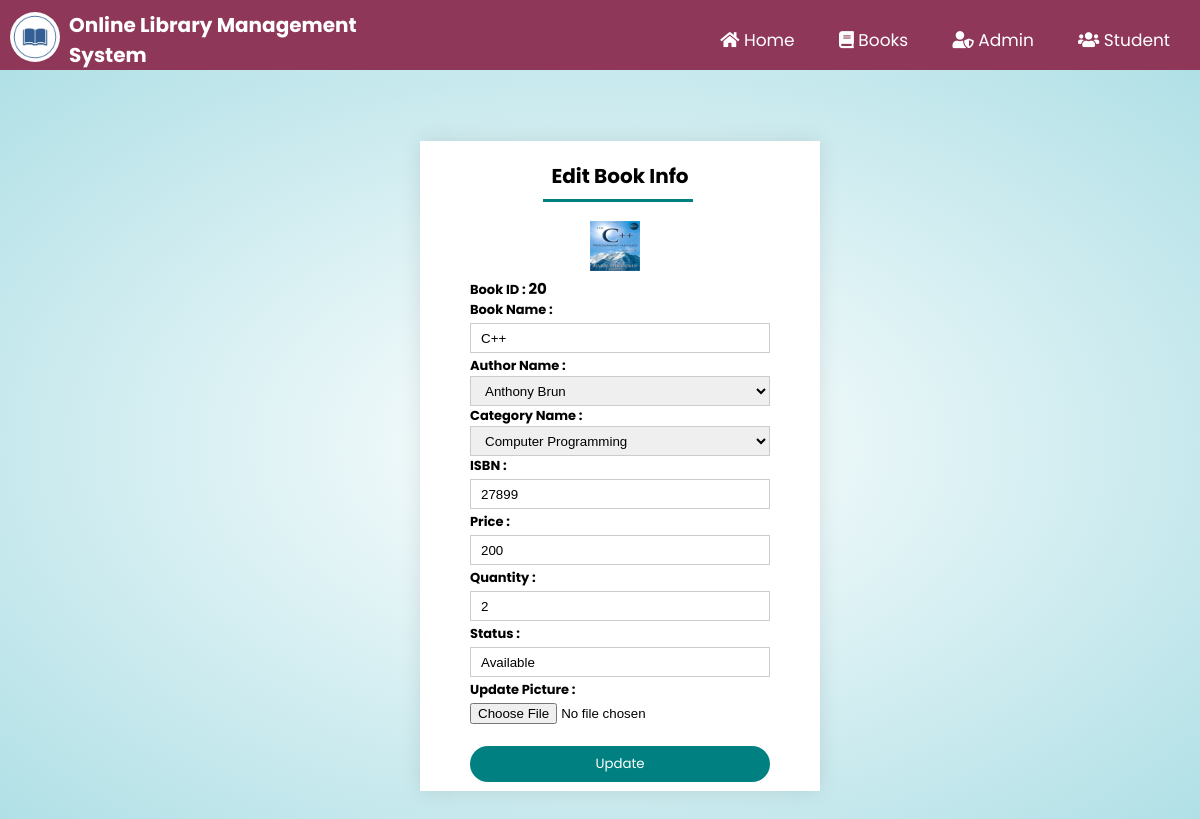
Screenshot of /edit_book.php?ed=20 with the database file from the repository.
### tables this page shows
CREATE TABLE `books` (
  `bookid` int(100) NOT NULL,
  `bookpic` varchar(500) NOT NULL,
  `bookname` varchar(100) NOT NULL,
  `authorid` int(100) NOT NULL,
  `categoryid` int(100) NOT NULL,
  `ISBN` varchar(100) NOT NULL,
  `price` int(100) NOT NULL,
  `quantity` int(100) NOT NULL,
  `status` varchar(100) NOT NULL
);

CREATE TABLE `authors` (
  `authorid` int(111) NOT NULL,
  `authorname` varchar(111) NOT NULL
);

CREATE TABLE `category` (
  `categoryid` int(111) NOT NULL,
  `categoryname` varchar(111) NOT NULL
);

### edit_book.php (the view, shortened to what this page needs)
<?php
	include "connection.php";
    include "admin_navbar.php";
?>
<!DOCTYPE html>
<html lang="en">
<head>
    <link rel="stylesheet" href="https://cdnjs.cloudflare.com/ajax/libs/font-awesome/5.15.2/css/all.min.css" />
    <link rel="stylesheet" href="style.css?v=<?php echo time(); ?>">
</head>
<body>
    <div class="edit-profile-container">
        <?php
			$id=$_GET['ed'];
			$q= "SELECT books.bookpic,books.bookid,books.bookname,authors.authorid,authors.authorname,category.categoryid,category.categoryname,books.ISBN,books.price,quantity,status from  `books`join `authors` on authors.authorid=books.authorid join `category` on category.categoryid=books.categoryid where bookid=$id";
			$res=mysqli_query($db,$q) or die(mysqli_error());
			while($row=mysqli_fetch_assoc($res))
			{
				$bookid=$row['bookid'];
                $pic=$row['bookpic'];
				$bookname=$row['bookname'];
				$authorid=$row['authorid'];
				$categoryid=$row['categoryid'];
				$authorname=$row['authorname'];
				$categoryname=$row['categoryname'];
				$ISBN=$row['ISBN'];
				$price=$row['price'];
				$quantity=$row['quantity'];
				$status=$row['status'];
			}
	    ?>
        <div class="form form-book">
            <div class="form-container edit-form-container edit-book-container">
                <div class="form-btn">
                    <span onclick="login()" style="width: 100%;">Edit Book Info</span>
                    <hr id="indicator" class="add-author">
                </div>
                <form action="" id="loginform" method="post" enctype="multipart/form-data">
                    <div class="label book-img">
                        <?php echo "<img width='50px' height='50px' src='images/".$pic."'>"?>
                    </div>
                    <div class="label">
                        <label for="studentid">Book ID : </label>
                        <b style="font-size: 15px;">
                        <?php
			                echo $bookid;
			            ?>
                    </b><br>
                    </div>
                    <div class="label">
                        <label for="bookname">Book Name : </label>
                    </div>
                    <input type="text"  name="bookname" value="<?php echo $bookname; ?>">
                    <div class="label">
                        <label for="authorname">Author Name : </label>
                    </div>
                    <select class="form-control" name="authorname" >
                        <option value="<?php echo $authorid;?>"><?php echo $authorname;?></option>
                    </select>
                    <div class="label">
                        <label for="authorname">Category Name : </label>
                    </div>
                    <select class="form-control" name="categoryname">
                        <option value="<?php echo $categoryid;?>"><?php echo $categoryname;?></option>
                    </select>
                    <div class="label">
                        <label for="ISBN">ISBN : </label>
                    </div>
                    <input type="text"  name="ISBN" value="<?php echo $ISBN; ?>">
                    <div class="label">
                        <label for="price">Price : </label>
                    </div>
                    <input type="text"  name="price" value="<?php echo $price; ?>">
                    <div class="label">
                        <label for="quantity">Quantity : </label>
                    </div>
                    <input type="text"  name="quantity" value="<?php echo $quantity; ?>">
                    <div class="label">
                        <label for="status">Status : </label>
                    </div>
                    <input type="text"  name="status" value="<?php echo $status; ?>">
                    <div class="label">
                        <label for="pic">Update Picture :</label>
                    </div>
                    <input type="file"  name="file" class="file">
                    <button type="submit" class="btn" name="submit">Update</button>
                </form>
            </div>
        </div>
    </div>
</body>
</html>

### style.css (style rules this page uses)
html { scroll-behavior: smooth; }
* { margin: 0; padding: 0; box-sizing: border-box; }
body { font-family: 'Poppins', sans-serif; }
.btn { font-family: 'Poppins', sans-serif; }
.form { position: absolute; top: 55%; left: 35%; transform: translateY(-50%); text-align: center; }
.form-container { background: #fff; width: 400px; height: 500px; position: relative; padding: 20px 0; margin: auto; box-shadow: 0 0 20px 0px rgba(0,0,0,0.1); overflow: hidden; }
.form-container span { font-weight: bold; padding: 0 10px; cursor: pointer; width: 150px; display: inline-block; }
.form-btn { display: inline-block; }
.form-btn span { font-size: 20px; font-weight: bold; }
.form-container form { max-width: 400px; padding: 0 20px; position: absolute; top: 100px; transition: 1s; }
form input { width: 300px; height: 30px; margin: 10px 0; padding: 0 10px; border: 1px solid #ccc; }
form .form-control { width: 300px; height: 30px; margin: 10px 0; padding: 0 10px; border: 1px solid #ccc; outline: none; }
.label { text-align: left; margin-left: 30px; font-size: 13px; }
form .btn { width: 300px; border: none; cursor: pointer; margin-top: 10px; margin-bottom: 10px; }
.edit-profile-container { background: radial-gradient(#fff,powderblue); width: 100%; padding-top: 50px; padding-bottom: 700px; }
.edit-profile-container .form label { text-align: left; font-weight: bold; }
.edit-profile-container .form-container { height: 450px; margin-top: 50px; }
.edit-profile-container .edit-form-container { height: 550px; }
.file { border: none; text-align: left; margin-left: -20px; }
.edit-book-container form input { margin: 3px 0; }
.edit-book-container .form-control { margin: 0; }
.edit-profile-container .edit-book-container { height: 650px; margin-top: 30px; }
.edit-book-container form { top: 80px; }
.edit-book-container .file { margin-left: -20px; }
.book-img { margin-left: 150px; }
#loginform { left: 0; }
.btn { display: inline-block; background-color: teal; color: #fff; padding: 8px 30px; border-radius: 30px; transition: background-color 0.4s; outline: none; }
#indicator { width: 150px; border: none; background: teal; height: 3px; margin-top: 8px; transition: 1s; transform: translateX(10px); }
.add-author { margin-right: 25px; }

### rows the page displays
books: bookpic (picture), bookid "20", bookname "C++", authorname "Anthony Brun", categoryname "Computer Programming", ISBN "27899", price "200", quantity "2", status "Available"
